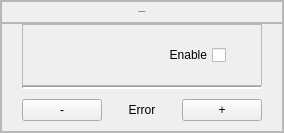
            <widget class="QFrame" name="DistanceFadeFrame">
             <property name="frameShape">
              <enum>QFrame::Shape::StyledPanel</enum>
             </property>
             <property name="frameShadow">
              <enum>QFrame::Shadow::Raised</enum>
             </property>
             <layout class="QVBoxLayout" name="verticalLayout_5" stretch="0,4">
              <property name="spacing">
               <number>0</number>
              </property>
              <property name="leftMargin">
               <number>0</number>
              </property>
              <property name="topMargin">
               <number>0</number>
              </property>
              <property name="rightMargin">
               <number>0</number>
              </property>
              <property name="bottomMargin">
               <number>0</number>
              </property>
              <item>
               <widget class="QFrame" name="DistanceFadeTitleFrame">
                <property name="styleSheet">
                 <string notr="true"/>
                </property>
                <property name="frameShape">
                 <enum>QFrame::Shape::StyledPanel</enum>
                </property>
                <property name="frameShadow">
                 <enum>QFrame::Shadow::Raised</enum>
                </property>
                <layout class="QVBoxLayout" name="verticalLayout_7">
                 <item>
                  <widget class="QLabel" name="DistanceFadeTitle">
                   <property name="font">
                    <font>
                     <family>Segoe UI</family>
                     <pointsize>-1</pointsize>
                     <bold>true</bold>
                    </font>
                   </property>
                   <property name="text">
                    <string>Distance Fade</string>
                   </property>
                   <property name="alignment">
                    <set>Qt::AlignmentFlag::AlignCenter</set>
                   </property>
                  </widget>
                 </item>
                </layout>
               </widget>
              </item>
              <item>
               <widget class="QFrame" name="DistanceFadeInteractionFrame">
                <property name="frameShape">
                 <enum>QFrame::Shape::StyledPanel</enum>
                </property>
                <property name="frameShadow">
                 <enum>QFrame::Shadow::Raised</enum>
                </property>
                <layout class="QVBoxLayout" name="verticalLayout_12" stretch="0,0,0">
                 <property name="spacing">
                  <number>0</number>
                 </property>
                 <property name="leftMargin">
                  <number>20</number>
                 </property>
                 <property name="topMargin">
                  <number>0</number>
                 </property>
                 <property name="rightMargin">
                  <number>20</number>
                 </property>
                 <property name="bottomMargin">
                  <number>0</number>
                 </property>
                 <item>
                  <widget class="QFrame" name="DistanceFadeCheckFrame">
                   <property name="frameShape">
                    <enum>QFrame::Shape::StyledPanel</enum>
                   </property>
                   <property name="frameShadow">
                    <enum>QFrame::Shadow::Raised</enum>
                   </property>
                   <layout class="QHBoxLayout" name="horizontalLayout_2">
                    <property name="spacing">
                     <number>0</number>
                    </property>
                    <property name="leftMargin">
                     <number>0</number>
                    </property>
                    <property name="topMargin">
                     <number>20</number>
                    </property>
                    <property name="rightMargin">
                     <number>35</number>
                    </property>
                    <property name="bottomMargin">
                     <number>20</number>
                    </property>
                    <item>
                     <widget class="QCheckBox" name="distanceFadeCheck">
                      <property name="layoutDirection">
                       <enum>Qt::LayoutDirection::RightToLeft</enum>
                      </property>
                      <property name="text">
                       <string>Enable</string>
                      </property>
                      <property name="tristate">
                       <bool>false</bool>
                      </property>
                     </widget>
                    </item>
                   </layout>
                  </widget>
                 </item>
                 <item alignment="Qt::AlignmentFlag::AlignHCenter">
                  <widget class="Line" name="line">
                   <property name="sizePolicy">
                    <sizepolicy hsizetype="Fixed" vsizetype="Fixed">
                     <horstretch>0</horstretch>
                     <verstretch>0</verstretch>
                    </sizepolicy>
                   </property>
                   <property name="minimumSize">
                    <size>
                     <width>240</width>
                     <height>0</height>
                    </size>
                   </property>
                   <property name="maximumSize">
                    <size>
                     <width>240</width>
                     <height>16777215</height>
                    </size>
                   </property>
                   <property name="lineWidth">
                    <number>2</number>
                   </property>
                   <property name="midLineWidth">
                    <number>0</number>
                   </property>
                   <property name="orientation">
                    <enum>Qt::Orientation::Horizontal</enum>
                   </property>
                  </widget>
                 </item>
                 <item>
                  <layout class="QHBoxLayout" name="DistanceFadeButtonsLayout">
                   <property name="spacing">
                    <number>10</number>
                   </property>
                   <property name="leftMargin">
                    <number>0</number>
                   </property>
                   <property name="topMargin">
                    <number>10</number>
                   </property>
                   <property name="rightMargin">
                    <number>0</number>
                   </property>
                   <property name="bottomMargin">
                    <number>10</number>
                   </property>
                   <item>
                    <widget class="QPushButton" name="MinusDistanceFade">
                     <property name="sizePolicy">
                      <sizepolicy hsizetype="Minimum" vsizetype="Preferred">
                       <horstretch>0</horstretch>
                       <verstretch>0</verstretch>
                      </sizepolicy>
                     </property>
                     <property name="text">
                      <string>-</string>
                     </property>
                    </widget>
                   </item>
                   <item>
                    <widget class="QLabel" name="DistanceFadeVar">
                     <property name="text">
                      <string>Error</string>
                     </property>
                     <property name="alignment">
                      <set>Qt::AlignmentFlag::AlignCenter</set>
                     </property>
                    </widget>
                   </item>
                   <item>
                    <widget class="QPushButton" name="PlusDistanceFade">
                     <property name="sizePolicy">
                      <sizepolicy hsizetype="Minimum" vsizetype="Preferred">
                       <horstretch>0</horstretch>
                       <verstretch>0</verstretch>
                      </sizepolicy>
                     </property>
                     <property name="text">
                      <string>+</string>
                     </property>
                    </widget>
                   </item>
                  </layout>
                 </item>
                </layout>
               </widget>
              </item>
             </layout>
            </widget>
